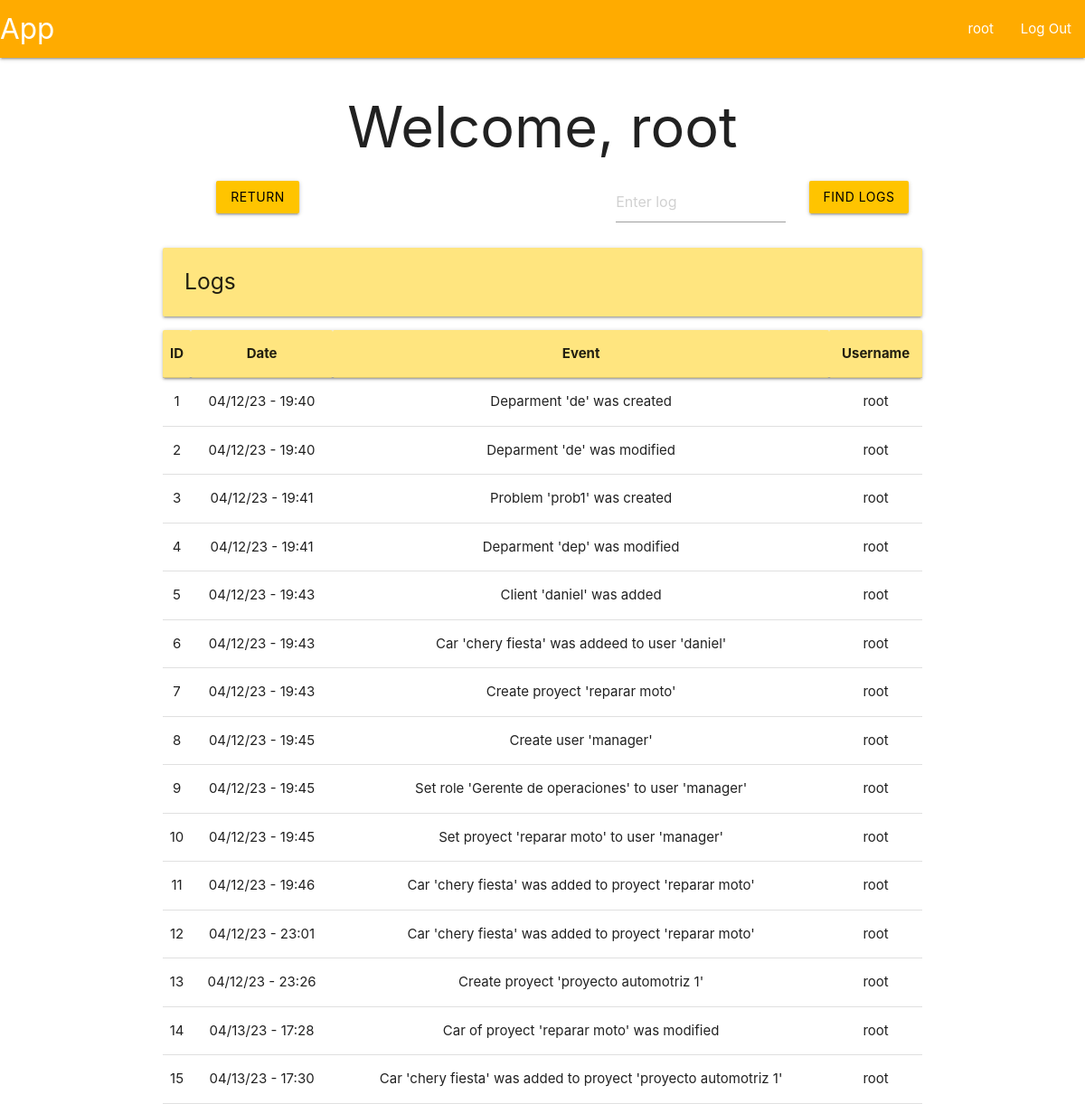
The app's page /logger (signed in), older data.
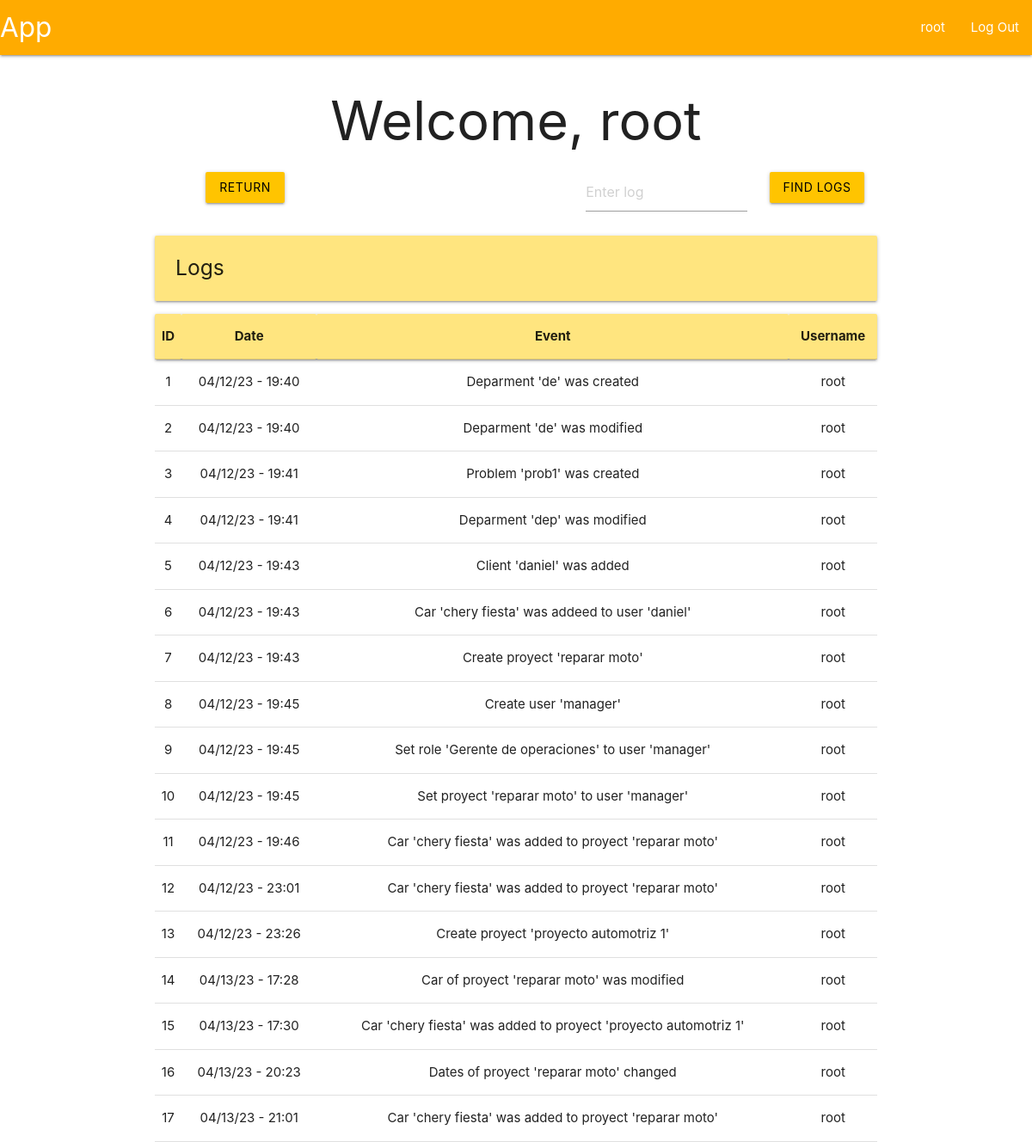
The same page, newer data.
### tables this page shows
CREATE TABLE user (
    id INTEGER PRIMARY KEY AUTOINCREMENT,
    username TEXT UNIQUE NOT NULL,
    firstname TEXT NOT NULL,
    secondname TEXT NOT NULL,
    password TEXT NOT NULL,
    roleId INTEGER,
    proyId INTEGER,
    auth INTEGER,

    FOREIGN KEY (roleId) REFERENCES roles(id),
    FOREIGN KEY (proyId) REFERENCES proyect(id)
);

CREATE TABLE logger (
    id INTEGER PRIMARY KEY AUTOINCREMENT,
    event TEXT NOT NULL,
    date TEXT NOT NULL,
    user TEXT NOT NULL
);

### app/logger.py (the view, shortened to what this page needs)
@bp.route('/logger', methods=('POST', 'GET'))
@login_required
def logger_index():
    db = get_db()
    logs = db.execute(
        'SELECT * FROM logger'
    ).fetchall()
    if g.user['roleId'] != 1:
        logs = db.execute(
            'SELECT * FROM logger WHERE user = ?',
            (g.user['username'],)
        ).fetchall()
    return render_template('index/logger/loggerIndex.html', logs = utilities.dataForLoggerTable(logs))

### app/auth.py (called while the page is built)
@bp.before_app_request
def load_logged_in_user():
    user_id = session.get('user_id')
    if user_id is None:
        g.user = None
    else:
        g.user = get_db().execute(
            "SELECT * FROM user WHERE id = ?",
            (user_id,)
        ).fetchone()

def login_required(view):
    @functools.wraps(view)
    def wrapped_view(**kwargs):
        if g.user is None:
            return redirect(url_for('auth.login'))
        return view(**kwargs)
    return wrapped_view

### app/db.py (called while the page is built)
def get_db():
    if 'db' not in g:
        g.db = sqlite3.connect(
            current_app.config['DATABASE'],
            detect_types = sqlite3.PARSE_DECLTYPES
        )
        g.db.row_factory = sqlite3.Row
    return g.db

### app/utilities.py (called while the page is built)
def dataForLoggerTable(logs):
    data = []
    for log in logs:
        data.append(
            {
                'id': log['id'],
                'date': log['date'],
                'event': log['event'],
                'user': log['user']
            }
        )
    return data

### app/templates/index/logger/loggerIndex.html
{% extends 'base.html' %}
{% block header %}
  <h1> {% block title %}Welcome, {{ g.user['username'] }} {% endblock %}</h1>
{% endblock %}
{% block content %}
<div class="row">
  <form method="POST">
    <div class="col s3">
      <input class="btn waves-effect waves-ligth amber accent-3 black-text" name="return" type="submit" value="Return">
    </div>
  </form>
  <form method="POST">
    <div class="col s3 offset-s4">
      <input placeholder="Enter log" name="find-log" id="log">
    </div>
    <div class="col s2">
      <input class="btn waves-effect waves-ligth amber accent-3 black-text" type="submit" value="Find logs">
    </div>
  </form>
</div>
<div class="left-align">
  <h5 class="card-panel amber accent-1">Logs</h5>
</div>
<table class="centered">
  <thead class="card-panel amber accent-1">
    <tr>
      <th>ID</th>
      <th>Date</th>
      <th>Event</th>
      <th>Username</th>
    </tr>
  </thead>
  <tbody>
    {% for log in logs %}
      <tr>
        <td>{{ log['id'] }}</td>
        <td>{{ log['date'] }}</td>
        <td>{{ log['event'] }}</td>
        <td>{{ log['user'] }}</td>
       </tr>
     {% endfor %}
  </tbody>
</table>
{% endblock %}

### app/templates/base.html (shortened to what this page needs)
<!DOCTYPE html>
<link rel="stylesheet" href="{{ url_for('static', filename='materialize.css') }}">
<link rel="stylesheet" href="{{ url_for('static', filename='style.css') }}">
<nav>
    <div class="nav-wrapper amber accent-4">
      <a href="#" class="brand-logo">App</a>
      <ul class="right hide-n black-text text-black">
        {% if g.user %}
            <li><a href="{{ url_for('user.profile')}}">{{ g.user['username'] }}</span></a>
            <li><a href="{{ url_for('auth.logout') }}">Log Out</a>
        {% else %}
            <li><a href="{{ url_for('auth.register') }}">Register</a>
            <li><a href="{{ url_for('auth.login') }}">Log In</a>
        {% endif %}
      </ul>
    </div>
</nav>
<section class="content container center-align">
    <header>
        {% block header %}{% endblock %}
    </header>
    {% block content %}{% endblock %}
</section>

Row changes from the older to the newer data that the page shows:
added logger: id "16", date "04/13/23 - 20:23", event "Dates of proyect 'reparar moto' changed", user "root"
added logger: id "17", date "04/13/23 - 21:01", event "Car 'chery fiesta' was added to proyect 'reparar moto'", user "root"
